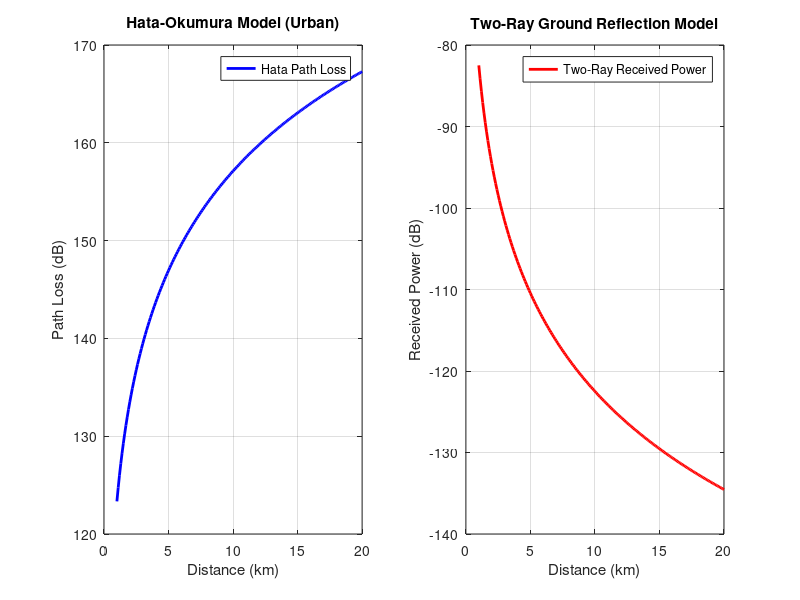

This chart was generated by the following MATLAB code:
% Assignment 3 - Hata-Okumura and Two-Ray Ground Reflection Models
% Kushagra Garg - 23UCC564

clc; clear; close all;

%% Parameters
fc = 900e6;          % Carrier frequency (Hz)
ht = 50;             % Transmitter antenna height (m)
hr = 1.5;            % Receiver antenna height (m)
d_km = 1:0.1:20;     % Distance in km
d_m = d_km * 1000;   % Distance in meters

%% Hata-Okumura Model (Urban Area)
% Valid for 150–1500 MHz, 1–20 km, ht=30–200m, hr=1–10m
a_hr = (1.1*log10(fc/1e6)-0.7)*hr - (1.56*log10(fc/1e6)-0.8);
PL_hata = 69.55 + 26.16*log10(fc/1e6) - 13.82*log10(ht) - a_hr ...
    + (44.9 - 6.55*log10(ht))*log10(d_km);

%% Two-Ray Ground Reflection Model
Gt = 1; Gr = 1;      % Antenna gains
c = 3e8;             % Speed of light
lambda = c/fc;
Pr_twoRay = (Gt*Gr*(ht*hr).^2) ./ (d_m.^4);   % Received power (linear)
Pr_twoRay_dB = 10*log10(Pr_twoRay);           % in dB

%% Plotting
figure;

% Hata-Okumura Path Loss
subplot(1,2,1);
plot(d_km, PL_hata, 'b-', 'LineWidth', 2);
grid on;
xlabel('Distance (km)');
ylabel('Path Loss (dB)');
title('Hata-Okumura Model (Urban)');
legend('Hata Path Loss');

% Two-Ray Ground Reflection
subplot(1,2,2);
plot(d_km, Pr_twoRay_dB, 'r-', 'LineWidth', 2);
grid on;
xlabel('Distance (km)');
ylabel('Received Power (dB)');
title('Two-Ray Ground Reflection Model');
legend('Two-Ray Received Power');